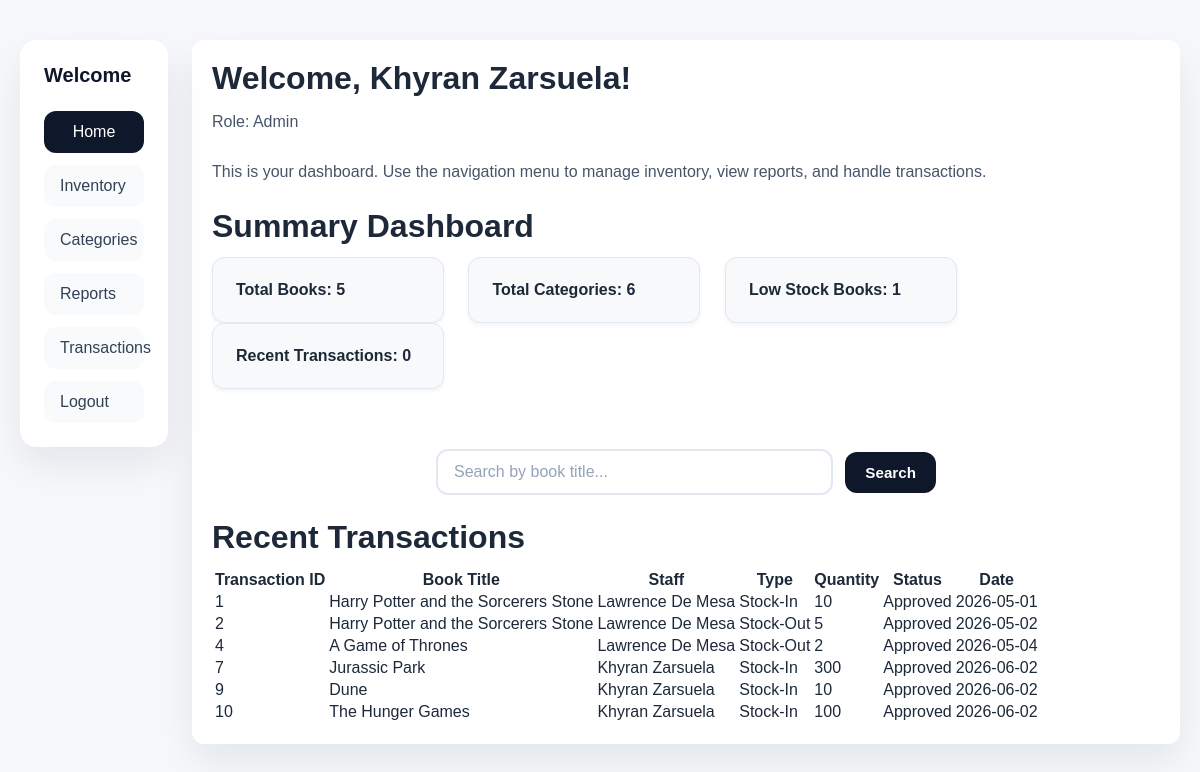
Page /indexAdmin.php (signed in) on the committed database.
### tables this page shows
CREATE TABLE `inventory_transactions` (
  `transaction_id` int(11) NOT NULL,
  `book_id` int(11) NOT NULL,
  `user_id` int(11) NOT NULL,
  `transaction_type` enum('Stock-In','Stock-Out') NOT NULL,
  `quantity` int(11) NOT NULL,
  `status` enum('Pending','Approved','Rejected') NOT NULL,
  `transaction_date` date NOT NULL
);

CREATE TABLE `books` (
  `book_id` int(11) NOT NULL,
  `isbn` varchar(20) NOT NULL,
  `title` varchar(150) NOT NULL,
  `author_id` int(11) NOT NULL,
  `category_id` int(11) NOT NULL,
  `price` decimal(10,2) NOT NULL,
  `stock_quantity` int(11) NOT NULL
);

CREATE TABLE `users` (
  `user_id` int(11) NOT NULL,
  `role_id` int(11) NOT NULL,
  `full_name` varchar(100) NOT NULL,
  `username` varchar(50) NOT NULL,
  `password` varchar(255) NOT NULL,
  `status` enum('Active','Inactive') NOT NULL
);

### indexAdmin.php (the view, shortened to what this page needs)
<?php
    include "add.php";
     $queryTotalBooksCount = "SELECT COUNT(*) AS total_books FROM books;";
    $sqlTotalBooksCount = mysqli_query($connection, $queryTotalBooksCount);
     $queryTotalCategCount = "SELECT COUNT(*) AS total_categories FROM categories;";
    $sqlTotalCategCount = mysqli_query($connection, $queryTotalCategCount);
    $queryLowStockCount = "SELECT COUNT(*) AS low_stock_books FROM books WHERE stock_quantity < 10;";
    $sqlLowStockCount = mysqli_query($connection, $queryLowStockCount);
    $queryRecentTransactionsCount = "SELECT COUNT(*) AS recent_transactions FROM inventory_transactions WHERE transaction_date >= DATE_SUB(CURDATE(), INTERVAL 7 DAY);";
    $sqlRecentTransactionsCount = mysqli_query($connection, $queryRecentTransactionsCount);
     $queryTransactionsA = "SELECT inventory_transactions.transaction_id, books.title, users.full_name, inventory_transactions.transaction_type, inventory_transactions.quantity, inventory_transactions.status, inventory_transactions.transaction_date
                        FROM inventory_transactions
                        INNER JOIN books ON inventory_transactions.book_id = books.book_id
                        INNER JOIN users ON inventory_transactions.user_id = users.user_id
                        WHERE inventory_transactions.status = 'Approved';";
    $sqlTransactionsA = mysqli_query($connection, $queryTransactionsA);
?>
<!DOCTYPE html>
<html lang="en">
<head>
    <link rel="stylesheet" href="styless.css">
</head>
<body>
    <div class="layout">
        <aside class="sidebar">
            <div class="sidebar-header">
                <h2>Welcome</h2>
            </div>
            <nav class="sidebar-nav">
                 <a href="#" style="background: #0f172a; color: #ffffff; text-align: center;">Home</a>
                <a href="index2.php">Inventory</a>
                <a href="categories.php">Categories</a>
                <a href="reports.php">Reports</a>
                <a href="transactions.php">Transactions</a>
                <a href="Login.php">Logout</a>
            </nav>
        </aside>
    <div class="container">
           <h1> Welcome, <?php echo $_SESSION['full_name']; ?>!</h1>
        <p> Role: <?php echo ucfirst($_SESSION['role_name']); ?> </p>
        <p> This is your dashboard. Use the navigation menu to manage inventory, view reports, and handle transactions. </p>
        <h1>Summary Dashboard</h1>
              <div class="card1">
        <table class="summary-table">
                <thead>
                    <tr>
                        <th>Total Books: <?php $r = mysqli_fetch_assoc($sqlTotalBooksCount); ?>
                        <?php echo $r['total_books']; ?></th>
                    </tr>
            </thead>
            </table>
        </div>
          <div class="card2">
        <table class="summary-table">
                <thead>
                    <tr>
                         <th>Total Categories: <?php $r = mysqli_fetch_assoc($sqlTotalCategCount); ?>
                        <?php echo $r['total_categories']; ?></th>
                    </tr>
            </thead>
            </table>
        </div>
        <div class="card3">
        <table class="summary-table">
                <thead>
                    <tr>
                         <th>Low Stock Books: <?php $r = mysqli_fetch_assoc($sqlLowStockCount); ?>
                        <?php echo $r['low_stock_books']; ?></th>
                    </tr>
            </thead>
            </table>
        </div>
         <div class="card4">
        <table class="summary-table">
                <thead>
                    <tr>
                         <th>Recent Transactions: <?php $r = mysqli_fetch_assoc($sqlRecentTransactionsCount); ?>
                        <?php echo $r['recent_transactions']; ?></th>
                    </tr>
            </thead>
            </table>
        </div>
        <form method="POST" class="search-form">
            <input type="text" class="searchbar" name="searchh" placeholder="Search by book title..." required>
            <button type="submit" class="search-button">Search</button>
        </form>
          <?php if ($_SESSION['role_name'] === "Admin") { ?>
    <h1>Recent Transactions</h1>
    <table class="inventory-table">
        <thead>
            <tr>
                <th>Transaction ID</th>
                <th>Book Title</th>
                <th>Staff</th>
                <th>Type</th>
                <th>Quantity</th>
                <th>Status</th>
                <th>Date</th>
            </tr>
        </thead>
        <tbody>
        <?php while ($results = mysqli_fetch_array($sqlTransactionsA)) { ?>
            <tr>
                <td><?php echo $results['transaction_id']; ?></td>
                <td><?php echo $results['title']; ?></td>
                <td><?php echo $results['full_name']; ?></td>
                <td><?php echo $results['transaction_type']; ?></td>
                <td><?php echo $results['quantity']; ?></td>
                <td><?php echo $results['status']; ?></td>
                <td><?php echo $results['transaction_date']; ?></td>
            </tr>
        <?php } ?>
        </tbody>
    </table>
<?php } ?>
        </div>
    </div>
</body>
</html>

### styless.css (style rules this page uses)
body { font-family: Arial, sans-serif; margin: 0; padding: 20px; background-color: #f6f8fb; color: #1d2939; }
.layout { display: flex; gap: 24px; max-width: 1300px; margin: 0 auto; padding: 20px 0; }
.sidebar { width: 100px; padding: 24px; background: #ffffff; border-radius: 16px; box-shadow: 0 18px 40px rgba(15, 23, 42, 0.08); position: sticky; top: 20px; align-self: flex-start; }
.sidebar-header { display: flex; flex-direction: column; gap: 16px; margin-bottom: 24px; }
.sidebar-header h2 { margin: 0; font-size: 1.25rem; color: #0f172a; }
.sidebar-nav { display: flex; flex-direction: column; gap: 12px; }
.sidebar-nav a { display: block; padding: 12px 16px; border-radius: 12px; text-decoration: none; color: #334155; background: #f8fafc; transition: background-color 0.2s ease, transform 0.2s ease; }
.container { flex: 1; padding: 20px; background: #ffffff; border-radius: 12px; box-shadow: 0 18px 40px rgba(15, 23, 42, 0.08); }
h1 { margin: 0 0 12px; font-size: 2rem; }
p { margin: 0 0 24px; color: #475569; line-height: 1.6; }

### indexAdmin.php (style rules this page uses)
.search-form { display: flex; align-items: center; justify-content: center; gap: 12px; margin: 0 auto 24px; width: 100%; max-width: 500px; }
.searchbar { flex: 1; padding: 12px 16px; border: 2px solid #e2e8f0; border-radius: 12px; font-size: 1rem; color: #1d2939; font-family: Arial, sans-serif; transition: all 0.3s ease; background: #ffffff; margin-top: 60px; }
.searchbar::placeholder { color: #94a3b8; }
.search-button { padding: 12px 20px; background: #0f172a; color: #ffffff; border: none; border-radius: 12px; font-weight: 600; font-size: 0.95rem; margin-top: 60px; cursor: pointer; transition: all 0.2s ease; }
.card1, .card2, .card3, .card4 { display: inline-block; margin-right: 20px; vertical-align: top; align-items: center; justify-content: center; background: #f8f9fa; border: 1px solid #e2e8f0; border-radius: 12px; padding: 20px; height: auto; width: 100%; max-width: 190px; box-shadow: 0 2px 4px rgba(0, 0, 0, 0.05); transition: all 0.5s ease; }
.summary-table { text-align: center; }

### rows in the picture
inventory_transactions: transaction_id "1", book.title "Harry Potter and the Sorcerers Stone", user.full_name "Lawrence De Mesa", transaction_type "Stock-In", quantity "10", status "Approved", transaction_date "2026-05-01"
inventory_transactions: transaction_id "2", book.title "Harry Potter and the Sorcerers Stone", user.full_name "Lawrence De Mesa", transaction_type "Stock-Out", quantity "5", status "Approved", transaction_date "2026-05-02"
inventory_transactions: transaction_id "4", book.title "A Game of Thrones", user.full_name "Lawrence De Mesa", transaction_type "Stock-Out", quantity "2", status "Approved", transaction_date "2026-05-04"
inventory_transactions: transaction_id "7", book.title "Jurassic Park", user.full_name "Khyran Zarsuela", transaction_type "Stock-In", quantity "300", status "Approved", transaction_date "2026-06-02"
inventory_transactions: transaction_id "9", book.title "Dune", user.full_name "Khyran Zarsuela", transaction_type "Stock-In", quantity "10", status "Approved", transaction_date "2026-06-02"
inventory_transactions: transaction_id "10", book.title "The Hunger Games", user.full_name "Khyran Zarsuela", transaction_type "Stock-In", quantity "100", status "Approved", transaction_date "2026-06-02"

### other values in the picture
$_SESSION['full_name'] "Khyran Zarsuela"
$_SESSION['role_name'] "Admin"
$r['total_books'] "5"
$r['total_categories'] "6"
$r['low_stock_books'] "1"
$r['recent_transactions'] "0"
